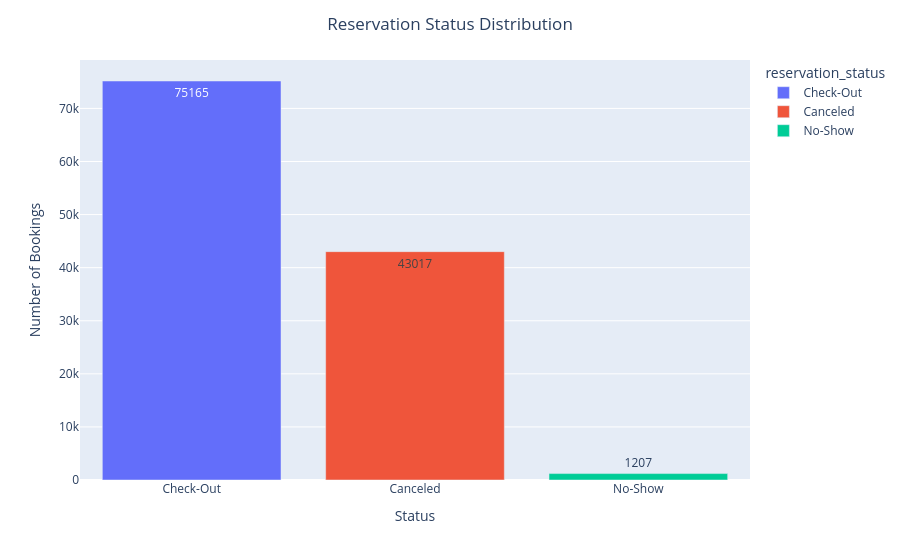

The cell this chart's notebook holds for it:
### Code cell
fig = px.bar(
    status_counts,
    x='reservation_status',
    y='count',
    color='reservation_status',
    text='count'
)

fig.update_layout(
    title='Reservation Status Distribution',
    title_x = 0.5,
    xaxis_title='Status',
    yaxis_title='Number of Bookings'
)

fig.show()

### Figure 1 — Plotly figure (JSON) as saved in the notebook; plotly's stock layout.template omitted (floating-point values rounded to 4 significant figures)
{"data": [{"hovertemplate": "reservation_status=%{x}<br>count=%{text}<extra></extra>", "legendgroup": "Check-Out", "marker": {"color": "#636efa", "pattern": {"shape": ""}}, "name": "Check-Out", "orientation": "v", "showlegend": true, "text": [75160.0], "textposition": "auto", "type": "bar", "x": ["Check-Out"], "xaxis": "x", "y": [75165], "yaxis": "y"}, {"hovertemplate": "reservation_status=%{x}<br>count=%{text}<extra></extra>", "legendgroup": "Canceled", "marker": {"color": "#EF553B", "pattern": {"shape": ""}}, "name": "Canceled", "orientation": "v", "showlegend": true, "text": [43020.0], "textposition": "auto", "type": "bar", "x": ["Canceled"], "xaxis": "x", "y": [43017], "yaxis": "y"}, {"hovertemplate": "reservation_status=%{x}<br>count=%{text}<extra></extra>", "legendgroup": "No-Show", "marker": {"color": "#00cc96", "pattern": {"shape": ""}}, "name": "No-Show", "orientation": "v", "showlegend": true, "text": [1207.0], "textposition": "auto", "type": "bar", "x": ["No-Show"], "xaxis": "x", "y": [1207], "yaxis": "y"}], "layout": {"barmode": "relative", "legend": {"title": {"text": "reservation_status"}, "tracegroupgap": 0}, "margin": {"t": 60}, "title": {"text": "Reservation Status Distribution", "x": 0.5}, "xaxis": {"anchor": "y", "categoryarray": ["Check-Out", "Canceled", "No-Show"], "categoryorder": "array", "domain": [0, 1], "title": {"text": "Status"}}, "yaxis": {"anchor": "x", "domain": [0, 1], "title": {"text": "Number of Bookings"}}}}
